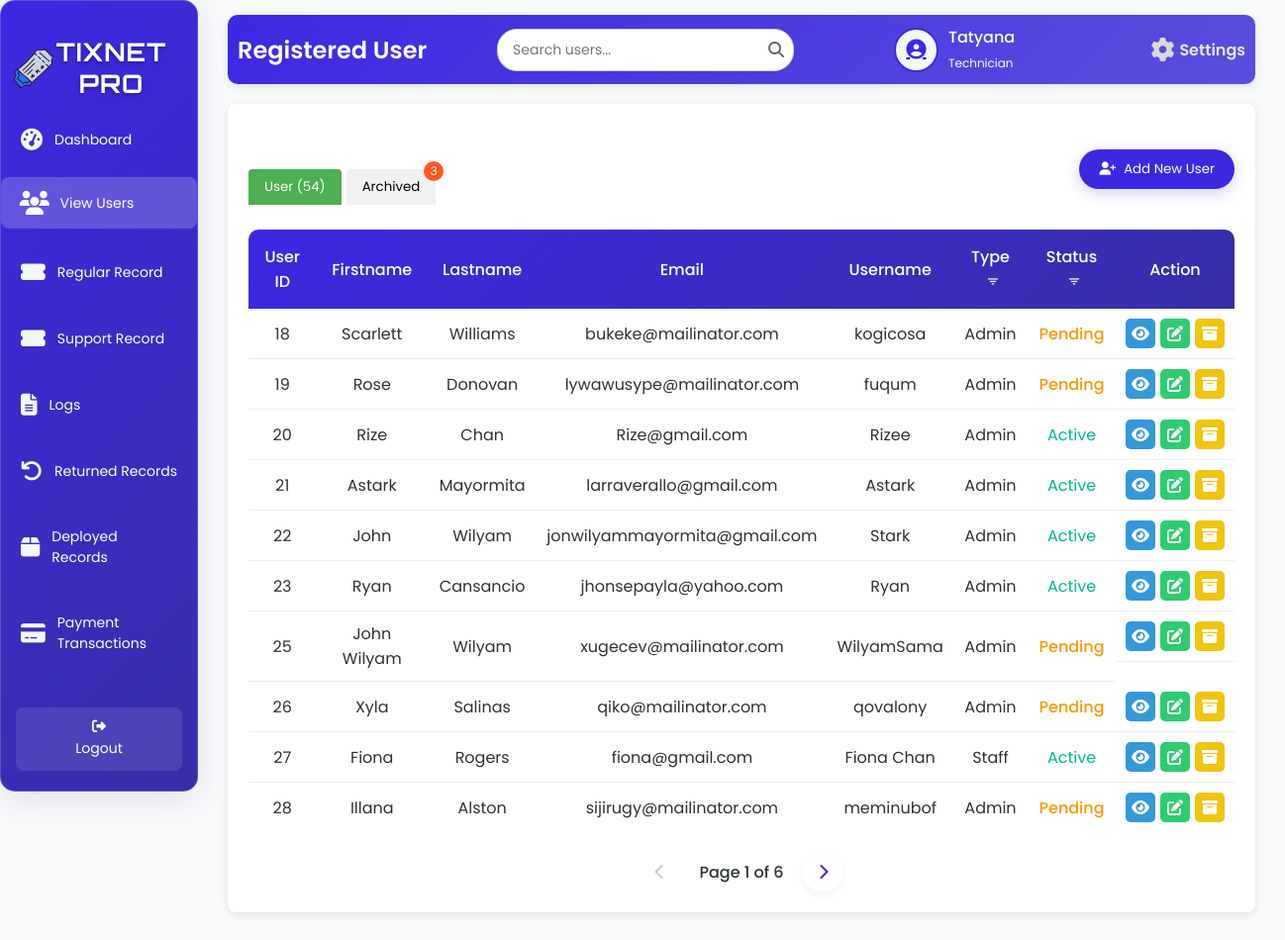
Page /viewU.php (signed in) on the committed database.
### tables this page shows
CREATE TABLE `tbl_user` (
  `u_id` int(50) NOT NULL,
  `u_fname` varchar(200) NOT NULL,
  `u_lname` varchar(200) NOT NULL,
  `u_email` varchar(200) NOT NULL,
  `u_username` varchar(200) NOT NULL,
  `u_password` varchar(200) NOT NULL,
  `u_type` varchar(200) NOT NULL,
  `u_status` varchar(200) NOT NULL,
  `is_online` tinyint(1) DEFAULT 0
);

### viewU.php (the view, shortened to what this page needs)
<?php
include 'db.php';
$username = $_SESSION['username'];
$firstName = '';
$userType = '';
$avatarPath = $_SESSION['avatarPath'];
if ($conn) {
    $sqlUser = "SELECT u_fname, u_lname, u_type FROM tbl_user WHERE u_username = ?";
    $stmt = $conn->prepare($sqlUser);
    if (!$stmt) {
        error_log("Prepare failed for user details: " . $conn->error);
    } else {
        $stmt->bind_param("s", $username);
        $stmt->execute();
        $resultUser = $stmt->get_result();
        if ($resultUser->num_rows > 0) {
            $row = $resultUser->fetch_assoc();
            $firstName = $row['u_fname'];
            $userType = $row['u_type'];
        }
    }
}
$limit = 10;
$page = isset($_GET['page']) ? (int)$_GET['page'] : 1;
$offset = ($page - 1) * $limit;
$countQuery = "SELECT COUNT(*) as total FROM tbl_user WHERE u_status IN ('active', 'pending')";
$countResult = $conn->query($countQuery);
$totalUsers = $countResult->fetch_assoc()['total'];
$totalPages = ceil($totalUsers / $limit);
$sql = "SELECT u_id, u_fname, u_lname, u_email, u_username, u_type, u_status FROM tbl_user WHERE u_status IN ('active', 'pending') LIMIT ?, ?";
$stmt = $conn->prepare($sql);
$stmt->bind_param("ii", $offset, $limit);
$stmt->execute();
$activeAndPendingUsers = $stmt->get_result();
$archivedCountQuery = "SELECT COUNT(*) as total FROM tbl_archive";
$archivedCountResult = $conn->query($archivedCountQuery);
$totalArchived = $archivedCountResult->fetch_assoc()['total'];
?>
<!DOCTYPE html>
<html lang="en">
<head>
    <link rel="stylesheet" href="viewsU.css">
    <link rel="stylesheet" href="https://cdnjs.cloudflare.com/ajax/libs/font-awesome/6.6.0/css/all.min.css" />
    <link href='https://unpkg.com/boxicons@2.1.4/css/boxicons.min.css' rel='stylesheet'>
</head>
<body>
<div class="wrapper">
    <div class="sidebar glass-container">
        <h2><img src="image/logo.png" alt="Tix Net Icon" class="sidebar-icon">TixNet Pro</h2>
        <ul>
          <li><a href="adminD.php"><i class="fas fa-tachometer-alt icon"></i> <span>Dashboard</span></a></li>
          <li><a href="viewU.php" class="active"><i class="fas fa-users icon"></i> <span>View Users</span></a></li>
          <li><a href="regular_close.php"><i class="fas fa-ticket-alt icon"></i> <span>Regular Record</span></a></li>
          <li><a href="support_close.php"><i class="fas fa-ticket-alt icon"></i> <span>Support Record</span></a></li>
          <li><a href="logs.php"><i class="fas fa-file-alt icon"></i> <span>Logs</span></a></li>
          <li><a href="returnT.php"><i class="fas fa-undo icon"></i> <span>Returned Records</span></a></li>
          <li><a href="deployedT.php"><i class="fas fa-box icon"></i> <span>Deployed Records</span></a></li>
          <li><a href="AdminPayments.php"><i class="fas fa-credit-card icon"></i> <span>Payment Transactions</span></a></li>
         </ul>
      <footer>
       <a href="index.php" class="back-home"><i class="fas fa-sign-out-alt"></i> Logout</a>
      </footer>
    </div>
    <div class="container">
        <div class="upper">
            <h1>Registered User</h1>
            <div class="search-container">
                <input type="text" class="search-bar" id="searchInput" placeholder="Search users..." onkeyup="debouncedSearchUsers()">
                <span class="search-icon"><i class="fas fa-search"></i></span>
            </div>
            <div class="user-profile">
                <div class="user-icon">
                    <a href="image.php">
                        <?php
                        $cleanAvatarPath = preg_replace('/\?\d+$/', '', $avatarPath);
                        if (!empty($avatarPath) && file_exists($cleanAvatarPath)) {
                            echo "<img src='" . htmlspecialchars($avatarPath, ENT_QUOTES, 'UTF-8') . "' alt='User Avatar'>";
                        } else {
                            echo "<i class='fas fa-user-circle'></i>";
                        }
                        ?>
                    </a>
                </div>
                <div class="user-details">
                    <span><?php echo htmlspecialchars($firstName, ENT_QUOTES, 'UTF-8'); ?></span>
                    <small><?php echo htmlspecialchars(ucfirst($userType), ENT_QUOTES, 'UTF-8'); ?></small>
                </div>
                <a href="settings.php" class="settings-link">
                    <i class="fas fa-cog"></i>
                    <span>Settings</span>
                </a>
            </div>
        </div>
        <div class="table-box glass-container">
            <div class="tab-buttons">
                <button class="tab-btn active" onclick="showTab('active')">User (<?php echo $totalUsers; ?>)</button>
                <button class="tab-btn" onclick="showTab('archived')">
                    Archived
                    <?php if ($totalArchived > 0): ?>
                        <span class="tab-badge"><?php echo $totalArchived; ?></span>
                    <?php endif; ?>
                </button>
            </div>
            <div id="active-users-tab" class="active">
                <div>
                    <button class="add-user-btn" onclick="showAddUserModal()"><i class="fas fa-user-plus"></i> Add New User</button>
                </div>
                <table id="active-users-table">
                    <thead>
                        <tr>
                            <th>User ID</th>
                            <th>Firstname</th>
                            <th>Lastname</th>
                            <th>Email</th>
                            <th>Username</th>
                            <th>Type <button class="filter-btn" onclick="showTypeFilterModal('active')" title="Filter by Type"><i class='bx bx-filter'></i></button></th>
                            <th>Status <button class="filter-btn" onclick="showStatusFilterModal('active')" title="Filter by Status"><i class='bx bx-filter'></i></button></th>
                            <th>Action</th>
                        </tr>
                    </thead>
                    <tbody id="active-users-tbody">
                        <?php
                        if ($activeAndPendingUsers->num_rows > 0) {
                            while ($row = $activeAndPendingUsers->fetch_assoc()) {
                                echo "<tr>
                                        <td>{$row['u_id']}</td>
                                        <td>" . htmlspecialchars($row['u_fname'], ENT_QUOTES, 'UTF-8') . "</td>
                                        <td>" . htmlspecialchars($row['u_lname'], ENT_QUOTES, 'UTF-8') . "</td>
                                        <td>" . htmlspecialchars($row['u_email'], ENT_QUOTES, 'UTF-8') . "</td>
                                        <td>" . htmlspecialchars($row['u_username'], ENT_QUOTES, 'UTF-8') . "</td>
                                        <td>" . ucfirst(strtolower($row['u_type'])) . "</td>
                                        <td class='status-" . strtolower($row['u_status']) . "'>" . ucfirst(strtolower($row['u_status'])) . "</td>
                                        <td class='action-buttons'>
                                            <a class='view-btn' onclick=\"showViewModal('{$row['u_id']}', '" . htmlspecialchars($row['u_fname'], ENT_QUOTES, 'UTF-8') . "', '" . htmlspecialchars($row['u_lname'], ENT_QUOTES, 'UTF-8') . "', '" . htmlspecialchars($row['u_email'], ENT_QUOTES, 'UTF-8') . "', '" . htmlspecialchars($row['u_username'], ENT_QUOTES, 'UTF-8') . "', '" . htmlspecialchars($row['u_type'], ENT_QUOTES, 'UTF-8') . "', '" . htmlspecialchars($row['u_status'], ENT_QUOTES, 'UTF-8') . "')\" title='View'><i class='fas fa-eye'></i></a>
                                            <a class='edit-btn' onclick=\"showEditUserModal('{$row['u_id']}', '" . htmlspecialchars($row['u_fname'], ENT_QUOTES, 'UTF-8') . "', '" . htmlspecialchars($row['u_lname'], ENT_QUOTES, 'UTF-8') . "', '" . htmlspecialchars($row['u_email'], ENT_QUOTES, 'UTF-8') . "', '" . htmlspecialchars($row['u_username'], ENT_QUOTES, 'UTF-8') . "', '" . htmlspecialchars($row['u_type'], ENT_QUOTES, 'UTF-8') . "', '" . htmlspecialchars($row['u_status'], ENT_QUOTES, 'UTF-8') . "')\" title='Edit'><i class='fas fa-edit'></i></a>
                                            <a class='archive-btn' onclick=\"showArchiveModal('{$row['u_id']}', '" . htmlspecialchars($row['u_fname'] . ' ' . $row['u_lname'], ENT_QUOTES, 'UTF-8') . "')\" title='Archive'><i class='fas fa-archive'></i></a>
                                        </td>
                                    </tr>";
                            }
                        } else {
                            echo "<tr><td colspan='8' style='text-align: center;'>No active or pending users found.</td></tr>";
                        }
                        ?>
                    </tbody>
                </table>
                <div class="pagination" id="active-users-pagination">
                    <?php if ($page > 1): ?>
                        <a href="javascript:searchUsers(<?php echo $page - 1; ?>)" class="pagination-link"><i class="fas fa-chevron-left"></i></a>
                    <?php else: ?>
                        <span class="pagination-link disabled"><i class="fas fa-chevron-left"></i></span>
                    <?php endif; ?>
                    <span class="current-page">Page <?php echo $page; ?> of <?php echo $totalPages; ?></span>
                    <?php if ($page < $totalPages): ?>
                        <a href="javascript:searchUsers(<?php echo $page + 1; ?>)" class="pagination-link"><i class="fas fa-chevron-right"></i></a>
                    <?php else: ?>
                        <span class="pagination-link disabled"><i class="fas fa-chevron-right"></i></span>
                    <?php endif; ?>
                </div>
            </div>
</div>
</div>
</div>
</body>
</html>

### viewU.php (style rules this page uses)
.filter-btn { background: none; border: none; cursor: pointer; font-size: 15px; color: var(--light, #f5f8fc); margin-left: 5px; vertical-align: middle; }

### rows in the picture
tbl_user: u_id "18", u_fname "Scarlett", u_lname "Williams", u_email "bukeke@mailinator.com", u_username "kogicosa", u_type "Admin", u_status "Pending"
tbl_user: u_id "19", u_fname "Rose", u_lname "Donovan", u_email "lywawusype@mailinator.com", u_username "fuqum", u_type "Admin", u_status "Pending"
tbl_user: u_id "20", u_fname "Rize", u_lname "Chan", u_email "Rize@gmail.com", u_username "Rizee", u_type "Admin", u_status "Active"
tbl_user: u_id "21", u_fname "Astark", u_lname "Mayormita", u_email "larraverallo@gmail.com", u_username "Astark", u_type "Admin", u_status "Active"
tbl_user: u_id "22", u_fname "John", u_lname "Wilyam", u_email "jonwilyammayormita@gmail.com", u_username "Stark", u_type "Admin", u_status "Active"
tbl_user: u_id "23", u_fname "Ryan", u_lname "Cansancio", u_email "jhonsepayla@yahoo.com", u_username "Ryan", u_type "Admin", u_status "Active"
tbl_user: u_id "25", u_fname "John Wilyam", u_lname "Wilyam", u_email "xugecev@mailinator.com", u_username "WilyamSama", u_type "Admin", u_status "Pending"
tbl_user: u_id "26", u_fname "Xyla", u_lname "Salinas", u_email "qiko@mailinator.com", u_username "qovalony", u_type "Admin", u_status "Pending"
tbl_user: u_id "27", u_fname "Fiona", u_lname "Rogers", u_email "fiona@gmail.com", u_username "Fiona Chan", u_type "Staff", u_status "Active"
tbl_user: u_id "28", u_fname "Illana", u_lname "Alston", u_email "sijirugy@mailinator.com", u_username "meminubof", u_type "Admin", u_status "Pending"

### other values in the picture
$firstName "Tatyana"
$userType "Technician"
$totalUsers "54"
$totalArchived "3"
$page "1"
$totalPages "6"
